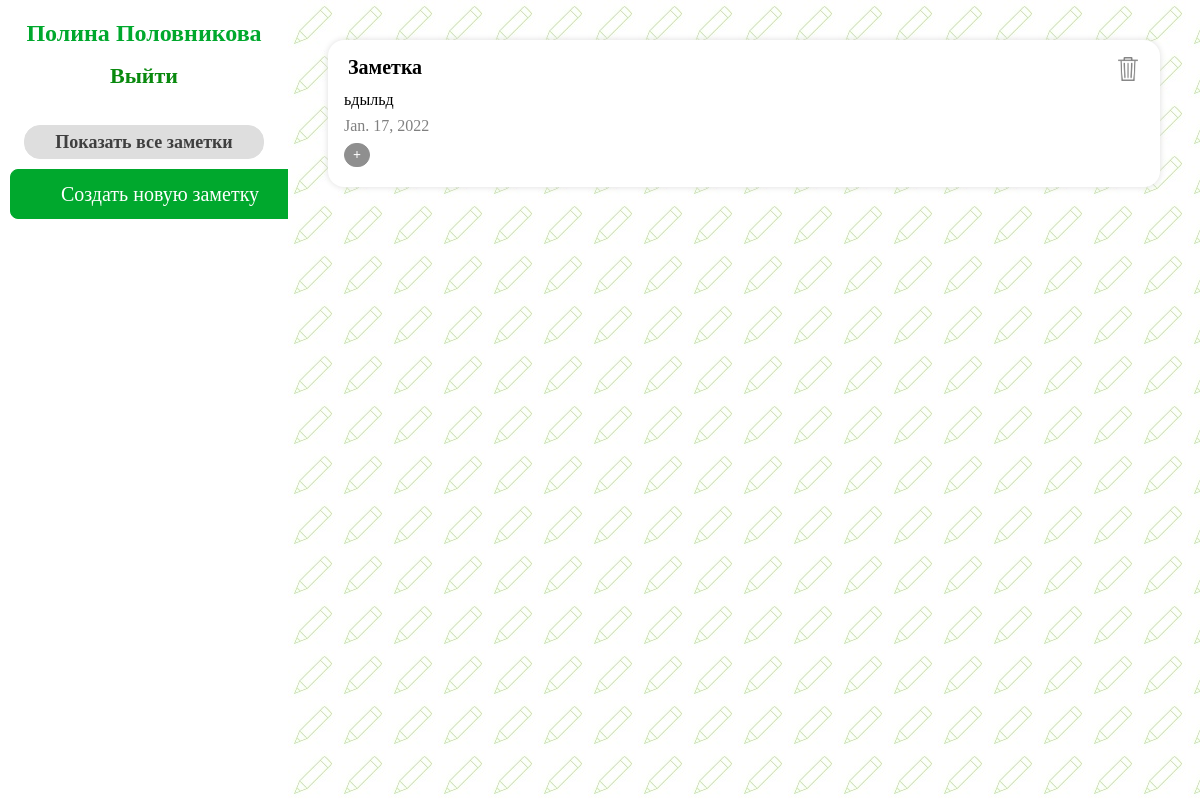
/evernote/show-note/16 (signed in), run on the app's committed database.
### evernote/models.py (models this page shows, shortened)
class Note(models.Model):
    person = models.ForeignKey(User, on_delete=models.SET_NULL, null=True)
    name = models.CharField(max_length=45, null=False)
    date = models.DateField(auto_now=True, null=False)
    text = models.TextField(null=True)
    file = models.BinaryField(editable=True, null=True, blank=True)

### evernote/views.py (the view)
# urls.py: path('evernote/show-note/<int:idnote>', views.show_note, name='show-note_page')
def show_note(request, idnote: int):
    if request.user.is_authenticated:
        note = Note.objects.get(pk=idnote)
        tags = Tag.objects.all()
        note_has_tag = NoteHasTag.objects.all()
        data = {'note': note, 'tags': tags, 'note_has_tag': note_has_tag}
        return render(request, 'evernote/show_note.html', data)
    else:
        return redirect('registration_page')

### evernote/templates/evernote/show_note.html (shortened to what this page needs)
{% load static %}
<!DOCTYPE html>
<html lang="ru">
<head>
    <link rel="stylesheet" href="{% static 'evernote/css/show_note.css' %}">
</head>
<body>
<div class="main">
    <div class="leftBlock">
        <div class="id">
            <p class="username">{{ user.first_name }} {{ user.last_name }}</p>
        </div>
        <div class="logoutDiv">
            <a href="{% url 'logout' %}" class="logout">Выйти</a>
        </div>
        <div>
            <a href="{% url 'main_page' %}">
                <button class="allNotes">Показать все заметки</button>
            </a>
        </div>
        <div class="addNew">
            <a href="{% url 'add-note_page' %}">
                <button class="addNewNote">Создать новую заметку</button>
            </a>
        </div>
    </div>
    <div class="rightBlock">
        <div class="divNote">
            <div class="noteRow">
                <div class="noteTitle">
                    {{ note.name|capfirst }}
                </div>
                <div class="deleteNote1">
                    <a href="main/{{ note.pk }}">
                        <button class="deleteNote">
                            <img src="{% static '/evernote/img/delete.png' %}">
                        </button>
                    </a>
                </div>
            </div>
            <div class="noteBody">
                {{ note.text }}
            </div>
            <div class="noteDate">
                {{ note.date }}
            </div>
            <div class="noteTags">
                <a href="add-tag/{{ note.pk }}">
                    <button class=" addNewTag">+</button>
                </a>
            </div>
        </div>
    </div>
</div>
</body>
</html>

### evernote/static/evernote/css/show_note.css (style rules this page uses)
* { box-sizing: border-box; }
body { margin: 0; }
html, body { height: 100%; }
.main { font-family: Georgia; height: 100%; display: flex; width: 100%; }
.leftBlock { display: flex; flex-direction: column; width: 24%; height: 100%; padding: 10px; background-color: white; text-align: center; }
.leftBlock .username { font-weight: bold; margin: 10px 0 16px; font-size: 24px; color: rgb(0, 168, 45); }
.deleteNote img { height: 24px; width: 20px; }
.deleteNote { border: none; background-color: white; }
.leftBlock .addNewNote { width: 300px; height: 50px; border: 1px solid rgb(0, 168, 45); background-color: rgb(0, 168, 45); border-radius: 8px; font: 20px Georgia; color: white; }
.leftBlock .logoutDiv { margin-bottom: 16px; }
.leftBlock .logout { font: bold 22px Georgia; text-decoration: none; color: #09890e; }
.allNotes { margin-top: 20px; margin-bottom: 10px; border: 1px solid #dedede; width: 240px; height: 34px; color: #3f3f3f; font: bold 18px Georgia; border-radius: 16px; background-color: #dedede; }
.rightBlock { overflow-y: auto; padding: 20px; width: 76%; background-image: url(/static/evernote/img/pencil.jpg); }
.divNote { font: 16px Georgia; padding: 16px; background-color: white; border-radius: 16px; margin: 20px 20px; box-shadow: 0 0 6px #dedede; }
.noteTitle { font-size: 20px; font-weight: bold; padding: 0 0 8px 4px; }
.noteBody { padding: 4px 0; text-align: justify; }
.noteDate { padding: 4px 0; color: gray; }
.noteTags { padding: 4px 0; }
.noteRow { display: flex; justify-content: space-between; }
.addNewTag { border: 1px solid rgb(143, 143, 143); background-color: rgb(143, 143, 143); border-radius: 12px; font: bold 14px Georgia; color: white; height: 24px; padding: 2px 8px; }

### data on the page
Note: name "Заметка", text "ьдыльд", date "Jan. 17, 2022"

### other printed values
{{ user.first_name }} "Полина"
{{ user.last_name }} "Половникова"
